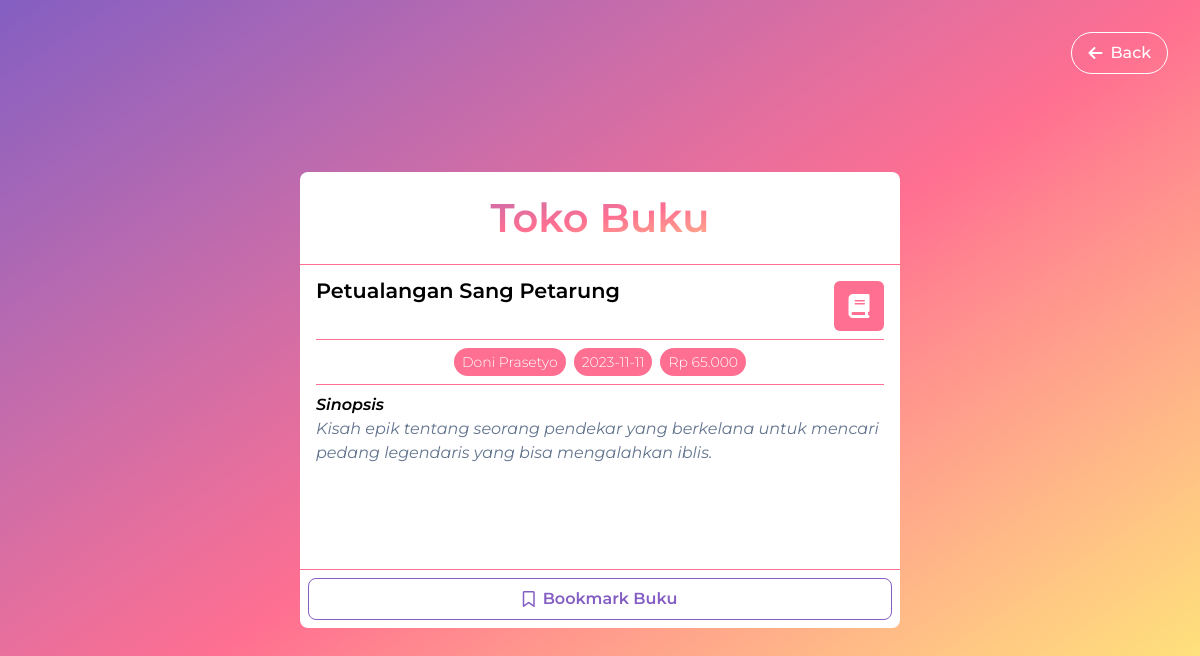
Page /read.php?id=4 on the committed database.
### tables this page shows
CREATE TABLE `tb_buku` (
  `id` int unsigned NOT NULL AUTO_INCREMENT,
  `judul` varchar(100) NOT NULL,
  `penulis` varchar(100) NOT NULL,
  `sinopsis` text NOT NULL,
  `tanggal_terbit` date NOT NULL,
  `harga` decimal(10,2) NOT NULL,
  PRIMARY KEY (`id`)
);

### read.php (the view, shortened to what this page needs)
<?php
require 'config.php';
$id = intval($_GET['id']);
$stmt = $conn->prepare("SELECT * FROM tb_buku WHERE id = ?");
$stmt->bind_param("i", $id);
$stmt->execute();
$result = $stmt->get_result();
if ($result->num_rows > 0) {
    $buku = $result->fetch_assoc();
}
?>
<!DOCTYPE html>
<html lang="en">
<head>
    <script src="https://unpkg.com/@tailwindcss/browser@4"></script>
</head>
<body>
    <div class="min-h-screen mx-auto bg-linear-to-br from-purple via-lavender via-pink to-yellow font-montserrat">
        <section class="fixed top-0 left-0 w-full h-screen flex items-center justify-center bg-linear-to-br from-purple via-lavender via-pink to-yellow transition-all duration-[400ms]"
            id="readForm">
            <div class="absolute top-0 left-0 w-full p-8 flex items-center justify-end transition-shadow">
                <a class="w-fit px-4 py-2 flex items-center justify-center gap-2 border border-white font-medium rounded-full text-white
                    hover:bg-white hover:text-[#ff6f91] focus:bg-white focus:text-[#ff6f91] transition-colors"
                    href="./index.php">
                    <i class="fa-solid fa-arrow-left"></i>
                    Back
                </a>
            </div>
            <div class="w-[600px] rounded-lg bg-white">
                <div class="w-full py-4 bg-linear-to-br from-purple via-lavender via-pink to-yellow text-transparent bg-clip-text">
                    <h2 class="w-fit mx-auto text-[2.5rem] font-semibold">Toko Buku</h2>
                </div>
                <div class="w-full max-h-[60vh] p-4 border-y border-pink overflow-y-auto">
                    <div class="w-full flex items-start justify-center gap-4">
                        <div class="w-full">
                            <h3 class="text-[1.3rem]/5 font-semibold"><?php echo htmlspecialchars($buku['judul']); ?></h3>
                        </div>
                        <div>
                            <div class="size-[50px] flex items-center justify-center rounded-md bg-pink text-white text-[1.5rem]">
                                <i class="fa-solid fa-book"></i>
                            </div>
                        </div>
                    </div>
                    <div class="w-full my-2 py-2 flex items-center justify-center gap-2 border-y border-pink">
                        <span class="block w-fit px-2 py-1 rounded-full bg-pink font-light text-white text-sm">
                            <?php echo ucwords(htmlspecialchars($buku['penulis'])); ?>
                        </span>
                        <span class="block w-fit px-2 py-1 rounded-full bg-pink font-light text-white text-sm">
                            <?php echo htmlspecialchars($buku['tanggal_terbit']); ?>
                        </span>
                        <span class="block w-fit px-2 py-1 rounded-full bg-pink font-light text-white text-sm">
                            Rp <?php echo number_format($buku['harga'], 0, ',', '.'); ?>
                        </span>
                    </div>
                    <div class="w-full min-h-[20vh]">
                        <span class="font-semibold italic">Sinopsis</span>
                        <p class="italic text-slate-500"><?php echo nl2br(htmlspecialchars($buku['sinopsis'])); ?></p>
                    </div>
                </div>
                <div class="w-full p-2 flex items-center justify-center gap-2">
                    <?php if (!isset($_SESSION['user'])): ?>
                        <button class="bookmark-btn w-full p-2 flex items-center justify-center gap-2 border border-purple text-purple font-semibold rounded-lg hover:bg-purple hover:text-white focus:bg-purple focus:text-white active:bg-purple-700 transition-colors ">
                            <i class="fa-regular fa-bookmark"></i>
                            Bookmark Buku
                        </button>
                    <?php endif; ?>
                </div>
            </div>
        </section>
    </div>
</body>
</html>

### read.php (style rules this page uses)
a, button { outline: none; cursor: pointer; }

### rows in the picture
tb_buku: judul "Petualangan Sang Petarung", penulis "Doni Prasetyo", tanggal_terbit "2023-11-11", harga "65.000", sinopsis "Kisah epik tentang seorang pendekar yang berkelana untuk mencari pedang legendaris yang bisa mengalahkan iblis."
